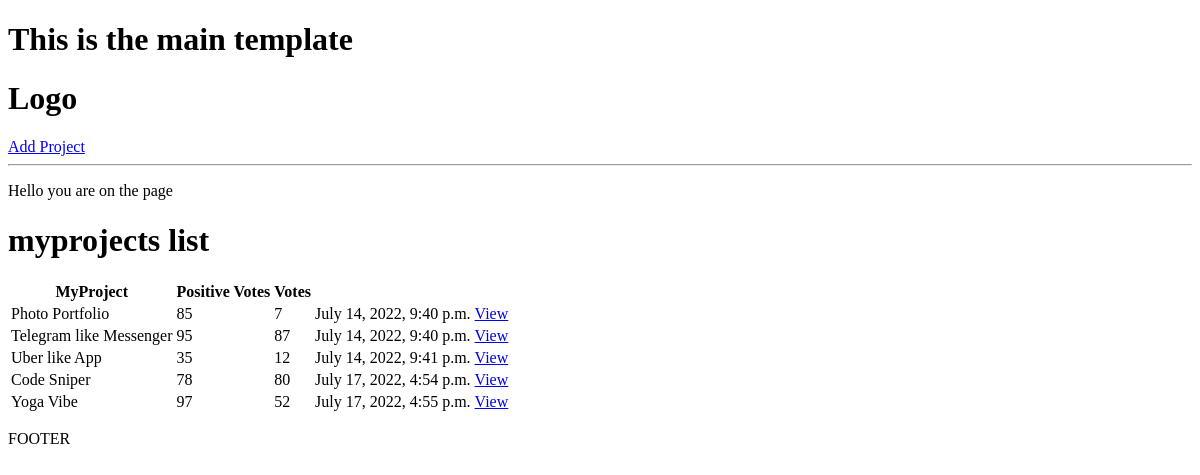
Before: / with the older database file.
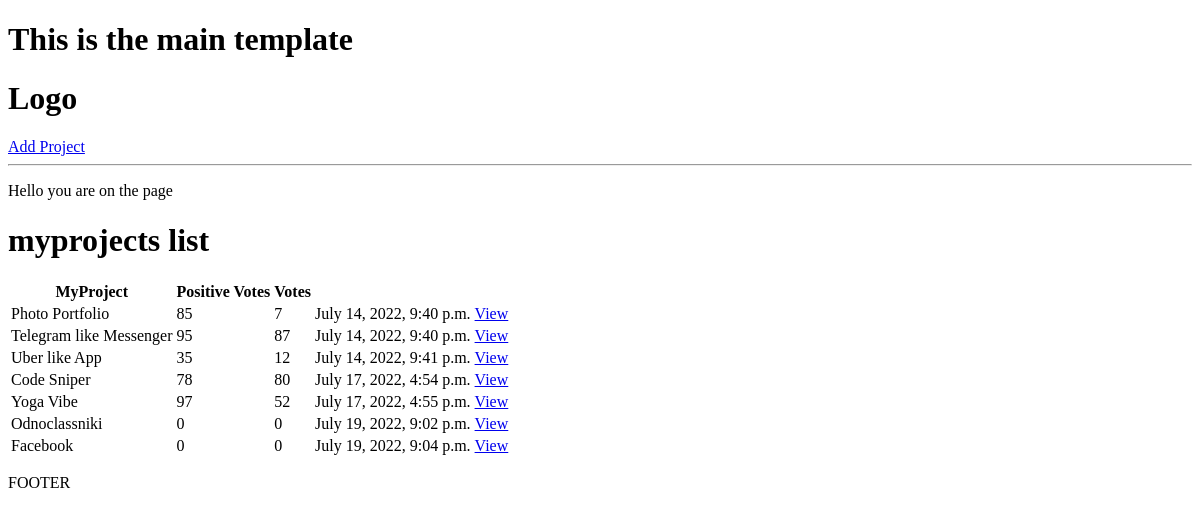
After: the same page with the newer database file.
### myprojects/models.py (models this page shows, shortened)
class MyProject (models.Model):
    title = models.CharField(max_length=200)
    description = models.TextField(null=True, blank=True)
    demo_link = models.CharField(max_length=200, null=True, blank=True)
    source_code = models.CharField(max_length=2000, null=True, blank=True)
    tags = models.ManyToManyField(Tag, blank=True)
    vote_total = models.IntegerField(default=0, null=True, blank=True)
    vote_ratio = models.IntegerField(default=0, null=True, blank=True)
    created_value = models.DateTimeField(auto_now_add=True)
    id = models.UUIDField(default=uuid.uuid4, unique=True,
                          editable=False, primary_key=True)

### myprojects/views.py (the view)
# urls.py: path('', include('myprojects.urls'))
def myprojects(request):
    MyProjects = MyProject.objects.all()
    context = {'myprojects': MyProjects}
    return render(request, 'projects/projects.html', context)

### myprojects/templates/projects/projects.html (shortened to what this page needs)
{% extends 'main.html'%}
{% block content %}
<p>Hello you are on the {{page}} page</p>
<h1>myprojects list</h1>
<table>
  <tr>
    <th>MyProject</th>
    <th>Positive Votes</th>
    <th>Votes</th>
    <th></th>
  </tr>
  {% for myproject in myprojects %}
  <tr>
    <td>{{myproject.title}}</td>
    <td>{{myproject.vote_ratio}}</td>
    <td>{{myproject.vote_total}}</td>
    <td>{{myproject.created_value}}</td>
    <td><a href="{% url 'master_link_project' myproject.id %}">View</a></td>
  </tr>
  {% endfor %}
</table>
{% endblock content %}

Changed rows visible on the page:
added MyProject: title "Odnoclassniki", vote_ratio "0", vote_total "0", created_value "July 19, 2022, 9:02 p.m."
added MyProject: title "Facebook", vote_ratio "0", vote_total "0", created_value "July 19, 2022, 9:04 p.m."
